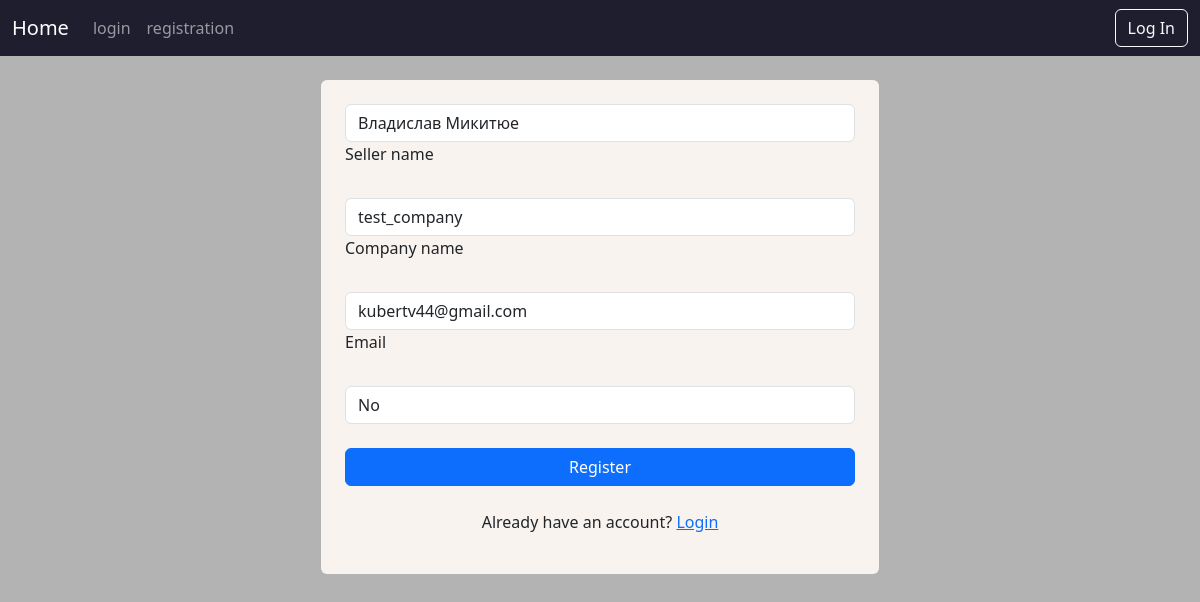
Page /seller-registration/2 on the committed database.
### user/models.py (models this page shows)
class User(AbstractUser):
    seller_fullname = models.CharField(max_length=50, null=True)
    seller_company_name = models.CharField(max_length=60, null=True)
    seller_email = models.EmailField(null=True)
    is_seller = models.BooleanField(default=False, null=True)

### user/views.py (the view)
# urls.py: path('seller-registration/<int:pk>', views.SellerRegistrationView.as_view(), name='seller-registration')
class SellerRegistrationView(UpdateView):
    model = User
    template_name = 'seller_registration.html'
    success_url = '/profile'
    form_class = SellerRegistrationForm

### user/forms.py
class SellerRegistrationForm(forms.ModelForm):
    class Meta:
        model = User
        fields = ['seller_fullname', 'seller_company_name', 'seller_email', 'is_seller']
    def __init__(self, *args, **kwargs):
        super(SellerRegistrationForm, self).__init__(*args, **kwargs)
        for field in self.fields.values():
            field.widget.attrs.update({'class': 'form-control w-100'})

### user/templates/seller_registration.html (shortened to what this page needs)
{% extends 'base/base.html' %}
{% block content %}
<div class="container d-flex justify-content-center align-items-center" style="min-height: auto;">
  <div class="col-md-6">
    <form method="post" class="p-4 shadow-4 rounded " style="background-color: #F9F3EF;">
      <div data-mdb-input-init class="form-outline mb-4">
        {{ form.seller_fullname }}
        <label class="form-label" for="username">Seller name</label>
      </div>
      <div data-mdb-input-init class="form-outline mb-4">
        {{ form.seller_company_name }}
        <label class="form-label" for="password1">Company name</label>
      </div>
      <div data-mdb-input-init class="form-outline mb-4">
        {{ form.seller_email }}
        <label class="form-label" for="email">Email</label>
      </div>
      <div data-mdb-input-init class="form-outline mb-4">
        {{ form.is_seller }}
      </div>
      <button type="submit" class="btn btn-primary btn-block w-100 mb-4">
        Register
      </button>
      <div class="text-center">
        <p>Already have an account? <a href="/login">Login</a></p>
      </div>
    </form>
  </div>
</div>
{% endblock %}

### rows in the picture
User: seller_fullname "Владислав Микитюе", seller_company_name "test_company", seller_email "kubertv44@gmail.com", is_seller "No"
